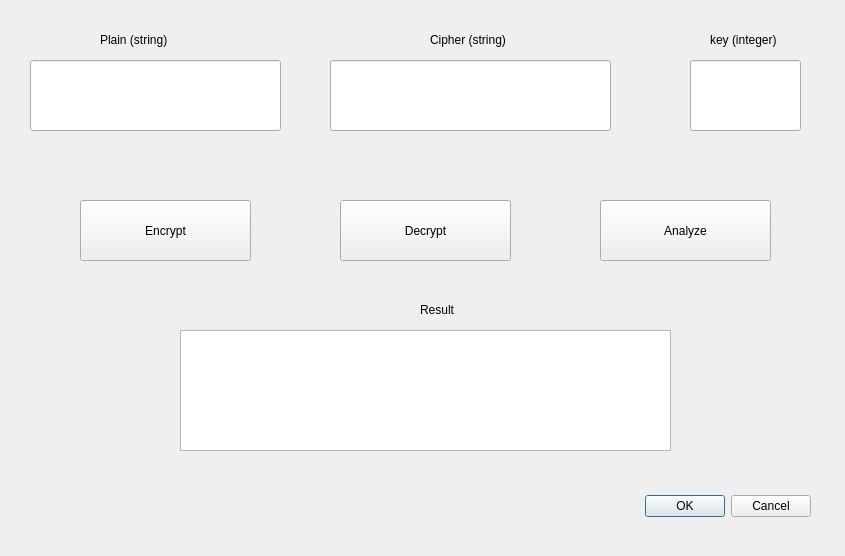
<?xml version="1.0" encoding="UTF-8"?>
<ui version="4.0">
 <class>QtCaesar</class>
 <widget class="QDialog" name="QtCaesar">
  <property name="geometry">
   <rect>
    <x>0</x>
    <y>0</y>
    <width>845</width>
    <height>556</height>
   </rect>
  </property>
  <property name="windowTitle">
   <string>Dialog</string>
  </property>
  <widget class="QDialogButtonBox" name="buttonBox">
   <property name="geometry">
    <rect>
     <x>470</x>
     <y>490</y>
     <width>341</width>
     <height>32</height>
    </rect>
   </property>
   <property name="orientation">
    <enum>Qt::Horizontal</enum>
   </property>
   <property name="standardButtons">
    <set>QDialogButtonBox::Cancel|QDialogButtonBox::Ok</set>
   </property>
  </widget>
  <widget class="QPushButton" name="EncryptPushButton">
   <property name="geometry">
    <rect>
     <x>80</x>
     <y>200</y>
     <width>171</width>
     <height>61</height>
    </rect>
   </property>
   <property name="text">
    <string>Encrypt</string>
   </property>
  </widget>
  <widget class="QLabel" name="PlainLabel">
   <property name="geometry">
    <rect>
     <x>100</x>
     <y>30</y>
     <width>91</width>
     <height>20</height>
    </rect>
   </property>
   <property name="text">
    <string>Plain (string)</string>
   </property>
  </widget>
  <widget class="QLabel" name="KeyLabel">
   <property name="geometry">
    <rect>
     <x>710</x>
     <y>30</y>
     <width>91</width>
     <height>20</height>
    </rect>
   </property>
   <property name="text">
    <string>key (integer)</string>
   </property>
  </widget>
  <widget class="QLabel" name="CipherLabel">
   <property name="geometry">
    <rect>
     <x>430</x>
     <y>30</y>
     <width>101</width>
     <height>20</height>
    </rect>
   </property>
   <property name="text">
    <string>Cipher (string)</string>
   </property>
  </widget>
  <widget class="QTextBrowser" name="OutputTextBrowser">
   <property name="geometry">
    <rect>
     <x>180</x>
     <y>330</y>
     <width>491</width>
     <height>121</height>
    </rect>
   </property>
  </widget>
  <widget class="QLineEdit" name="PlainLineEdit">
   <property name="geometry">
    <rect>
     <x>30</x>
     <y>60</y>
     <width>251</width>
     <height>71</height>
    </rect>
   </property>
  </widget>
  <widget class="QLineEdit" name="CipherLineEdit">
   <property name="geometry">
    <rect>
     <x>330</x>
     <y>60</y>
     <width>281</width>
     <height>71</height>
    </rect>
   </property>
  </widget>
  <widget class="QLineEdit" name="KeyLineEdit">
   <property name="geometry">
    <rect>
     <x>690</x>
     <y>60</y>
     <width>111</width>
     <height>71</height>
    </rect>
   </property>
  </widget>
  <widget class="QLabel" name="CipherLabel_2">
   <property name="geometry">
    <rect>
     <x>420</x>
     <y>300</y>
     <width>91</width>
     <height>20</height>
    </rect>
   </property>
   <property name="text">
    <string>Result</string>
   </property>
  </widget>
  <widget class="QPushButton" name="DecryptPushButton">
   <property name="geometry">
    <rect>
     <x>340</x>
     <y>200</y>
     <width>171</width>
     <height>61</height>
    </rect>
   </property>
   <property name="text">
    <string>Decrypt</string>
   </property>
  </widget>
  <widget class="QPushButton" name="AnalyzePushButton">
   <property name="geometry">
    <rect>
     <x>600</x>
     <y>200</y>
     <width>171</width>
     <height>61</height>
    </rect>
   </property>
   <property name="text">
    <string>Analyze</string>
   </property>
  </widget>
 </widget>
 <resources/>
 <connections>
  <connection>
   <sender>buttonBox</sender>
   <signal>accepted()</signal>
   <receiver>QtCaesar</receiver>
   <slot>accept()</slot>
   <hints>
    <hint type="sourcelabel">
     <x>248</x>
     <y>254</y>
    </hint>
    <hint type="destinationlabel">
     <x>157</x>
     <y>274</y>
    </hint>
   </hints>
  </connection>
  <connection>
   <sender>buttonBox</sender>
   <signal>rejected()</signal>
   <receiver>QtCaesar</receiver>
   <slot>reject()</slot>
   <hints>
    <hint type="sourcelabel">
     <x>316</x>
     <y>260</y>
    </hint>
    <hint type="destinationlabel">
     <x>286</x>
     <y>274</y>
    </hint>
   </hints>
  </connection>
 </connections>
</ui>
